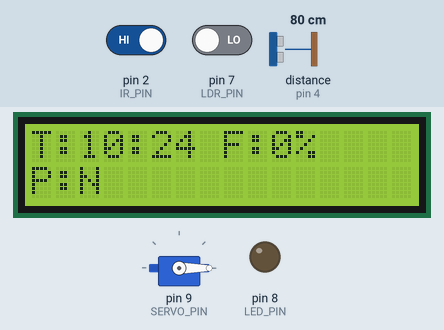
A sketch run on a simulated Arduino Uno, built with avr-gcc and run on an emulated ATmega328P. Shown: servo, 16×2 character LCD, output pins drawn as LEDs (lit = HIGH). Wiring (inferred from the names in the program): ultrasonic range finder: trigger pin 3; echo pin 4. The test bench sets the inputs (shaded band); at power-on: pin 2 (IR_PIN) HIGH, pin 7 (LDR_PIN) LOW, distance to the obstacle (sensor on pin 4) 80 cm. The echo pulse lasts 58.3 µs per cm; the local clock reads 2024-03-15 10:24:30 at power-on unless the sketch sets it; pins used as bus, display or sensor lines are not drawn.

Above: at 3.2 s.
3.3 s: pin 2 (IR_PIN) driven LOW
At 4.0 s:
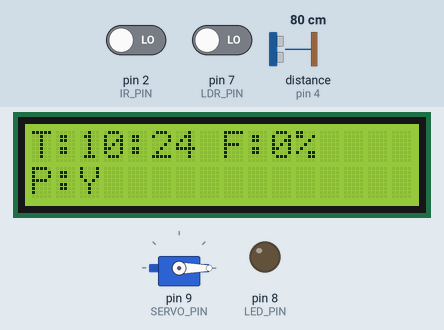
5.1 s: pin 7 (LDR_PIN) driven HIGH
At 5.8 s:
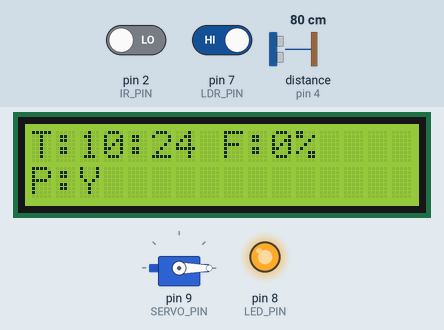
6.7 s: distance to the obstacle (sensor on pin 4) set to 2 cm
At 7.8 s:
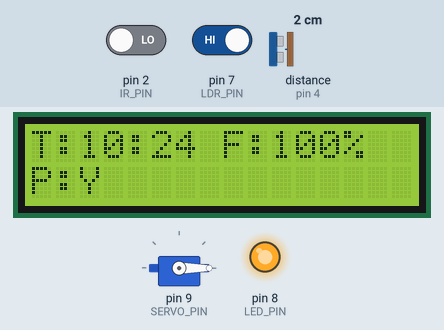
8.3 s: distance to the obstacle (sensor on pin 4) set to 18 cm
At 8.8 s:
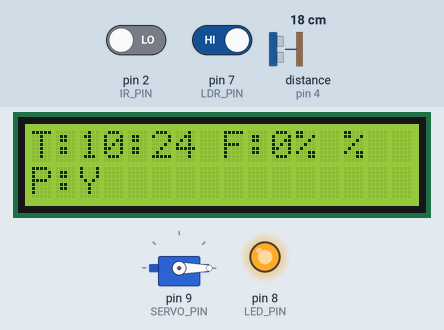
9.8 s: pin 2 (IR_PIN) driven HIGH
At 10.9 s:
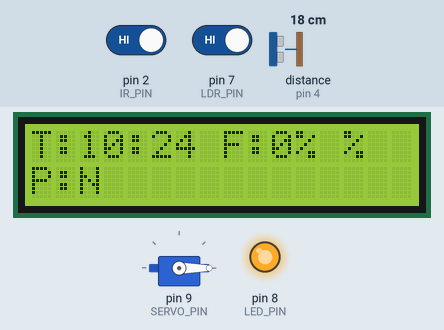
11.4 s: distance to the obstacle (sensor on pin 4) set to 4 cm
At 11.8 s:
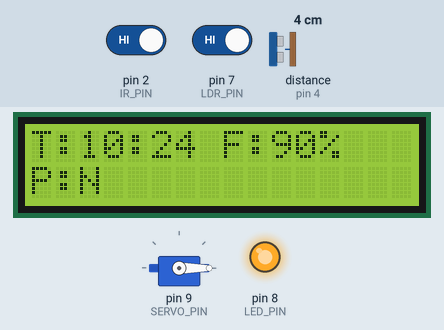
Timing chart, 0 to 14.4 s (numbered marks = the images above; inputs shaded):
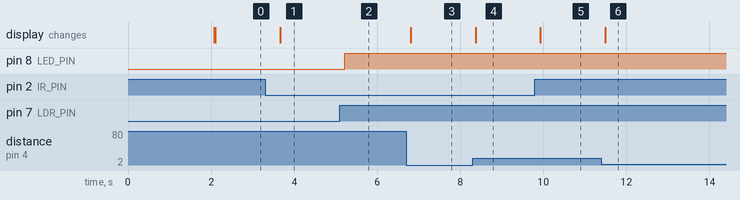

The sketch:

code.ino
```cpp
#include <Wire.h>
#include <LiquidCrystal_I2C.h>
#include <RTClib.h>
#include <Servo.h>

LiquidCrystal_I2C lcd(0x27, 16, 2);
RTC_DS3231 rtc;

Servo feederServo;

// Pins
#define IR_PIN 2
#define TRIG_PIN 3
#define ECHO_PIN 4
#define SERVO_PIN 9
#define LDR_PIN 7
#define LED_PIN 8

// Feeding time
int feedHour = 17;
int feedMinute = 39;

bool fed = false;

// -------- Ultrasonic --------
long getDistance() {
  digitalWrite(TRIG_PIN, LOW);
  delayMicroseconds(2);

  digitalWrite(TRIG_PIN, HIGH);
  delayMicroseconds(10);
  digitalWrite(TRIG_PIN, LOW);

  long duration = pulseIn(ECHO_PIN, HIGH);
  return duration * 0.034 / 2;
}

// -------- Feeding --------
void feedPet() {
  lcd.clear();
  lcd.print("Feeding...");

  feederServo.write(90);
  delay(3000);

  feederServo.write(0);

  lcd.clear();
  lcd.print("Done!");
  delay(2000);
}

void setup() {
  Serial.begin(9600);

  pinMode(IR_PIN, INPUT);
  pinMode(TRIG_PIN, OUTPUT);
  pinMode(ECHO_PIN, INPUT);
  pinMode(LDR_PIN, INPUT);
  pinMode(LED_PIN, OUTPUT);

  feederServo.attach(SERVO_PIN);
  feederServo.write(0);

  lcd.init();
  lcd.backlight();

  if (!rtc.begin()) {
    lcd.print("RTC Error");
    while (1);
  }

  lcd.print("System Ready");
  delay(2000);
  lcd.clear();
}

void loop() {

  DateTime now = rtc.now();

  // -------- LDR (Light Control) --------
  int lightState = digitalRead(LDR_PIN);
  digitalWrite(LED_PIN, lightState == HIGH ? HIGH : LOW);

  // -------- IR (ACTIVE LOW FIXED) --------
  int petPresent = !digitalRead(IR_PIN);

  // -------- Ultrasonic --------
  long distance = getDistance();
  int foodPercent = ((12.5 - distance) * 100) / (12.5 - 2);

  if (foodPercent > 100) foodPercent = 100;
  if (foodPercent < 0) foodPercent = 0;

  // -------- LCD Display --------
  lcd.setCursor(0, 0);
  lcd.print("T:");
  lcd.print(now.hour());
  lcd.print(":");
  lcd.print(now.minute());

  lcd.print(" F:");
  lcd.print(foodPercent);
  lcd.print("% ");

  lcd.setCursor(0, 1);
  lcd.print("P:");
  lcd.print(petPresent ? "Y" : "N");

  // -------- FEEDING LOGIC --------
  if (now.hour() == feedHour && now.minute() == feedMinute && !fed) {

    lcd.clear();
    lcd.print("Feeding Time");
    delay(1000);

    // -------- IF PET PRESENT --------
    if (petPresent) {

      lcd.clear();
      lcd.print("Pet Detected");
      delay(1000);

      feedPet();   // instant feeding

    }
    // -------- IF PET NOT PRESENT --------
    else {

      lcd.clear();
      lcd.print("Waiting Pet...");
      delay(1000);

      unsigned long startTime = millis();
      bool petDetected = false;

      while (millis() - startTime < 10000) {

        if (!digitalRead(IR_PIN)) {   // active LOW
          petDetected = true;
          break;
        }

        delay(200);
      }

      lcd.clear();

      if (petDetected) {
        lcd.print("Pet Arrived");
      } else {
        lcd.print("No Pet-Feed");
      }

      delay(1500);

      feedPet();   // feed anyway
    }

    fed = true;
  }

  // -------- Reset next day --------
  if (now.hour() == 0 && now.minute() == 0) {
    fed = false;
  }

  delay(500);
}
```

Measured:
- after the input at 3.3 s, the display: changes after 0.37 s (image 1)
- after the input at 5.1 s, pin 8 (LED_PIN): LOW → HIGH after 0.12 s
- after the input at 6.7 s, the display: changes after 0.11 s (image 3)
- after the input at 8.3 s, the display: changes after 0.07 s (image 4)
- after the input at 9.8 s, the display: changes after 0.13 s (image 5)
- after the input at 11.4 s, the display: changes after 0.09 s (image 6)
